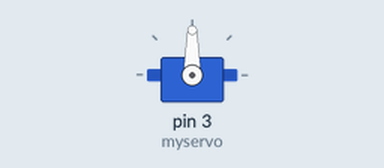
The sketch below on a simulated Arduino Uno, built with avr-gcc and run on an emulated ATmega328P. On the bench: servo.

Above: at 0.05 s.
At 4.0 s:
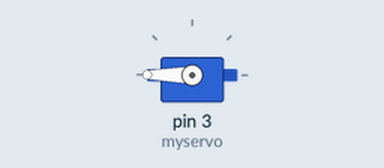
Timing chart, 0 to 5.2 s (numbered marks = the images above):
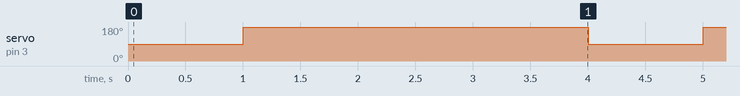

The sketch:

servo_debug_90_degree.ino
```cpp
#include <Servo.h>
Servo myservo;

void setup(){
  myservo.attach(3);
  myservo.write(90);// move servos to center position -> 90°
}
void loop(){
  myservo.write(90);// move servos to center position -> 90°
  delay(1000);
    myservo.write(180);// move servos to center position -> 90°
    delay(1000);
      myservo.write(360);// move servos to center position -> 90°
      delay(2000);
}
```

Measured:
- by itself, servo on pin 3 (myservo): alternates 180° for 3.0 s and 90° for 1.0 s
